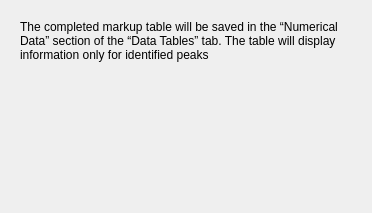
<?xml version="1.0" encoding="UTF-8"?>
<ui version="4.0">
 <class>BiomarkersMarkupSaveTableDialog</class>
 <widget class="QWidget" name="BiomarkersMarkupSaveTableDialog">
  <property name="geometry">
   <rect>
    <x>0</x>
    <y>0</y>
    <width>372</width>
    <height>213</height>
   </rect>
  </property>
  <property name="windowTitle">
   <string>Form</string>
  </property>
  <layout class="QVBoxLayout" name="verticalLayout_4">
   <item>
    <widget class="QStackedWidget" name="stackedWidget">
     <property name="currentIndex">
      <number>0</number>
     </property>
     <widget class="QWidget" name="stepOnePage">
      <layout class="QVBoxLayout" name="verticalLayout">
       <item>
        <widget class="QLabel" name="stepOneCaptionLabel">
         <property name="sizePolicy">
          <sizepolicy hsizetype="Preferred" vsizetype="Maximum">
           <horstretch>0</horstretch>
           <verstretch>0</verstretch>
          </sizepolicy>
         </property>
         <property name="text">
          <string>The completed markup table will be saved in the “Numerical Data” section of the “Data Tables” tab. The table will display information only for identified peaks</string>
         </property>
         <property name="wordWrap">
          <bool>true</bool>
         </property>
        </widget>
       </item>
       <item>
        <widget class="DialogLineEditEx" name="titleEdit" native="true">
         <property name="sizePolicy">
          <sizepolicy hsizetype="Preferred" vsizetype="Maximum">
           <horstretch>0</horstretch>
           <verstretch>0</verstretch>
          </sizepolicy>
         </property>
        </widget>
       </item>
       <item>
        <widget class="DialogTextEditEx" name="commentEdit" native="true">
         <property name="sizePolicy">
          <sizepolicy hsizetype="Preferred" vsizetype="Expanding">
           <horstretch>0</horstretch>
           <verstretch>0</verstretch>
          </sizepolicy>
         </property>
        </widget>
       </item>
      </layout>
     </widget>
     <widget class="QWidget" name="stepTwoPage">
      <layout class="QVBoxLayout" name="verticalLayout_3">
       <item>
        <widget class="QLabel" name="stepTwoCaptionLabel">
         <property name="sizePolicy">
          <sizepolicy hsizetype="Preferred" vsizetype="Maximum">
           <horstretch>0</horstretch>
           <verstretch>0</verstretch>
          </sizepolicy>
         </property>
         <property name="text">
          <string>Choose a location to save your table</string>
         </property>
         <property name="wordWrap">
          <bool>true</bool>
         </property>
        </widget>
       </item>
       <item>
        <layout class="QVBoxLayout" name="verticalLayout_2">
         <item>
          <widget class="QRadioButton" name="commonGroupRadioBtn">
           <property name="text">
            <string>Into common table list</string>
           </property>
           <property name="checked">
            <bool>true</bool>
           </property>
           <attribute name="buttonGroup">
            <string notr="true">tableGroupButtonsGroup</string>
           </attribute>
          </widget>
         </item>
         <item>
          <widget class="QRadioButton" name="specificGroupRadioBtn">
           <property name="text">
            <string>Into tables group</string>
           </property>
           <property name="checked">
            <bool>false</bool>
           </property>
           <attribute name="buttonGroup">
            <string notr="true">tableGroupButtonsGroup</string>
           </attribute>
          </widget>
         </item>
         <item>
          <widget class="QComboBox" name="specificGroupCombo">
           <property name="editable">
            <bool>true</bool>
           </property>
           <property name="placeholderText">
            <string>Enter a name for the new group or select from the list</string>
           </property>
          </widget>
         </item>
         <item>
          <spacer name="verticalSpacer">
           <property name="orientation">
            <enum>Qt::Orientation::Vertical</enum>
           </property>
           <property name="sizeHint" stdset="0">
            <size>
             <width>20</width>
             <height>40</height>
            </size>
           </property>
          </spacer>
         </item>
        </layout>
       </item>
      </layout>
     </widget>
    </widget>
   </item>
  </layout>
 </widget>
 <customwidgets>
  <customwidget>
   <class>DialogLineEditEx</class>
   <extends>QWidget</extends>
   <header location="global">ui/controls/dialog_line_edit_ex.h</header>
   <container>1</container>
  </customwidget>
  <customwidget>
   <class>DialogTextEditEx</class>
   <extends>QWidget</extends>
   <header location="global">ui/controls/dialog_text_edit_ex.h</header>
   <container>1</container>
  </customwidget>
 </customwidgets>
 <resources/>
 <connections/>
 <buttongroups>
  <buttongroup name="tableGroupButtonsGroup"/>
 </buttongroups>
</ui>
